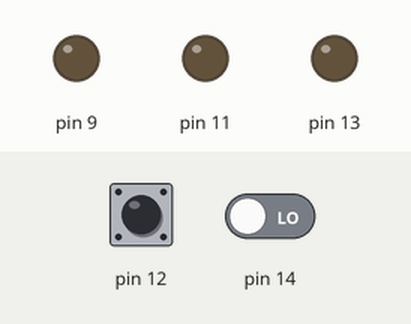
Bench run of a program on a simulated Arduino Nano, built with avr-gcc and run on an emulated ATmega328P. Shown: output pins drawn as LEDs (lit = HIGH). Dashed ring = blinking. Inputs (shaded band) come from the test bench; at power-on: pin 14 LOW, pin 12 HIGH. What the program prints to the serial monitor is not drawn.

Above: at 1.2 s.
1.3 s: pin 14 driven HIGH
At 3.7 s:
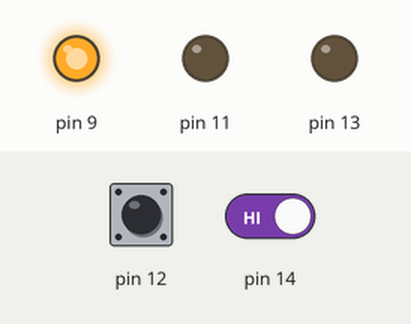
4.3 s: pin 14 driven LOW
At 5.3 s:
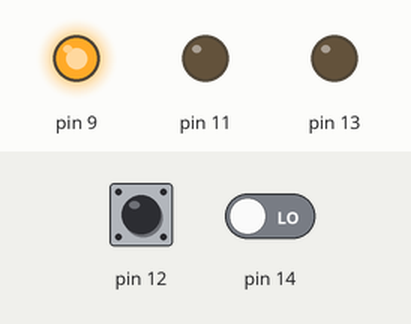
5.8 s: pin 12 pulled LOW for 3.2 s
At 9.3 s:
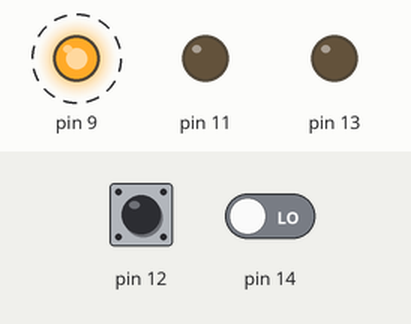
10.5 s: pin 12 pulled LOW for 0.15 s
At 11.7 s:
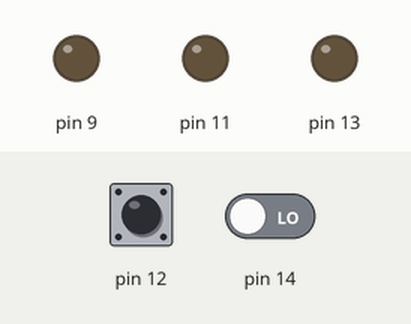
Timing chart, 0 to 13.1 s (numbered marks = the images above; inputs shaded):
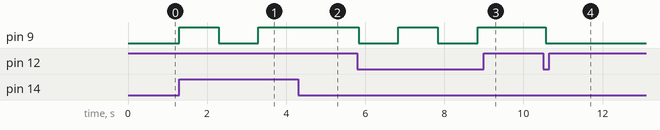

The program:

main.cpp
```cpp
#include <LIGHT_1_0.h>

void setup()
{
  LedErr_Init();
  if(Bluetooth_Init()<0)
  {
    LedErr_Zap();
  }
  Vypinac_Init();
  Mikrofon_Init();
  Rele_Init();
  // Bluetooth_Rename();
}

void loop()
{
  // rozsviceni pres bl. modul
  if (Bluetooth_Available()>0)
  {
    if(Bluetooth_Read() == 'A')
    {
      Rele_VypZap(Auto);
    }
  }

  // rozsviceni pres tlacitko
  if (Vypinac_JeSepnut()>0)
  {
    Rele_VypZap(Auto);
    delay(1000);
  }

  // rozsviceni pres mikrofon
  Mikrofon_VypZap();
  if (Mikrofon_JeZvuk()>0 && mikrofonStav)
  {
    Rele_VypZap(Auto);
    delay(1000);
  }
}


// DEBUG MIKROFON
// void setup()
// {
//   Rele_Init();
//   Mikrofon_Init();
// }
// void loop()
// {
//   if (Mikrofon_JeZvuk()>0)
//   {
//     Rele_VypZap(Auto);
//     delay(500);
//   }
// }


// DEBUG RELE
// void setup()
// {
//   LedErr_Init();
//   if(Bluetooth_Init()<0)
//     LedErr_Zap();
//   Vypinac_Init();
//   Rele_Init();
// }
// void loop()
// {
//   if(Vypinac_JeSepnut()>0)
//     {
//       Rele_VypZap(!relestav);
//       delay(1000);
//     }
//   if(Bluetooth_Available()>0)
//   {
//     if(Bluetooth_Read() == 'A')
//     {
//       Rele_VypZap(!relestav);
//       delay(1000);
//     }
//   }
// }


// DEBUG BLUETOOTH
// void setup() {
//   SerialW.begin(115200);
//   Serial.begin(Bluetooth_Baud);
//   delay(1000);
//   SerialW.println("Start...");
//   delay(100);
//   pinMode(LED_BUILTIN, OUTPUT);
//   if(Bluetooth_Init()>0)
//     digitalWrite(LED_BUILTIN, HIGH);
//   delay(1000);
// }
// void loop() {
//   if(Bluetooth_Available()>0)
//     SerialW.println(Bluetooth_Read());
//   delay(500);
// }
```

Measured:
- after the input at 1.3 s, pin 9: LOW → HIGH at once, → LOW 1.0 s later, → HIGH 1.0 s later
- after the input at 4.3 s, pin 9: stays HIGH (without the input it goes to LOW after 0.00 s)
- after the input at 5.8 s, pin 9: alternates HIGH for 1.0 s and LOW for 1.0 s, starting at once
- after the input at 10.5 s, pin 9: HIGH → LOW after 0.07 s
